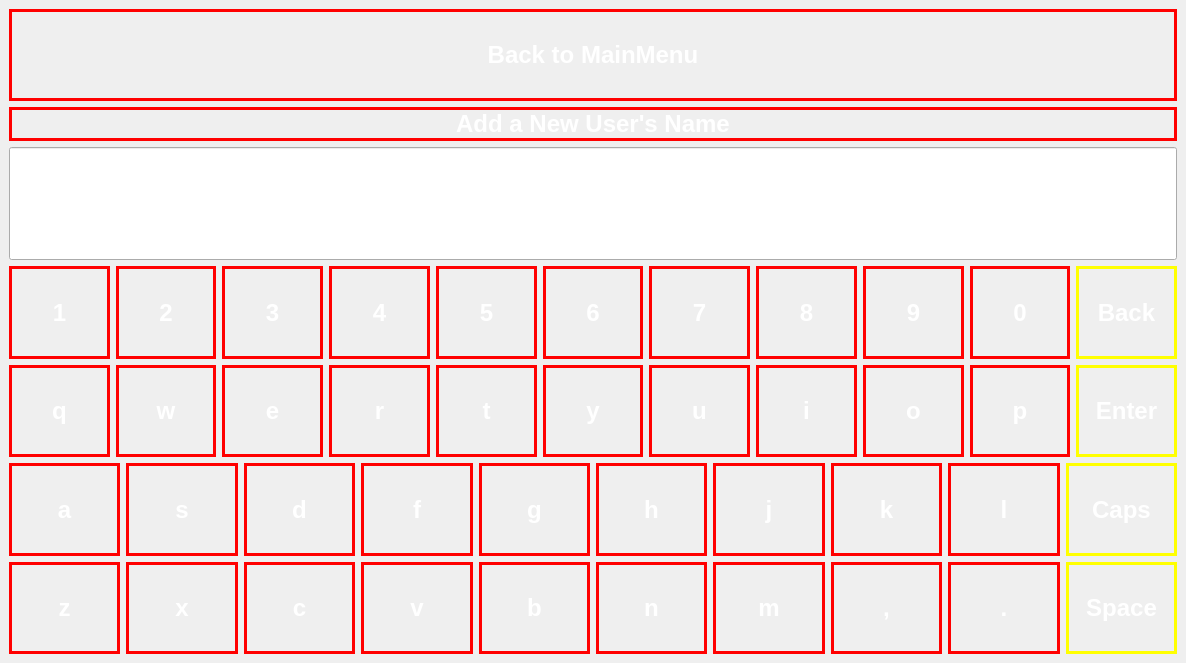
<?xml version="1.0" encoding="UTF-8"?>
<ui version="4.0">
 <class>name_a_new_user</class>
 <widget class="QMainWindow" name="name_a_new_user">
  <property name="geometry">
   <rect>
    <x>0</x>
    <y>0</y>
    <width>1186</width>
    <height>663</height>
   </rect>
  </property>
  <property name="windowTitle">
   <string>name_a_new_user</string>
  </property>
  <property name="styleSheet">
   <string notr="true">background-image: url('/home/phong/Desktop/antitheft/GUI/3/a.jpg');
</string>
  </property>
  <widget class="QWidget" name="centralwidget">
   <layout class="QVBoxLayout" name="verticalLayout" stretch="3,1,3,3,3,3,3">
    <item>
     <widget class="QPushButton" name="backtomainmenu_button">
      <property name="sizePolicy">
       <sizepolicy hsizetype="Preferred" vsizetype="Preferred">
        <horstretch>0</horstretch>
        <verstretch>0</verstretch>
       </sizepolicy>
      </property>
      <property name="font">
       <font>
        <pointsize>18</pointsize>
        <weight>75</weight>
        <bold>true</bold>
       </font>
      </property>
      <property name="styleSheet">
       <string notr="true">color: white;
border: 3px solid red;</string>
      </property>
      <property name="text">
       <string>Back to MainMenu</string>
      </property>
     </widget>
    </item>
    <item>
     <widget class="QLabel" name="label">
      <property name="font">
       <font>
        <pointsize>18</pointsize>
        <weight>75</weight>
        <bold>true</bold>
       </font>
      </property>
      <property name="styleSheet">
       <string notr="true">color: white;
border: 3px solid red;</string>
      </property>
      <property name="text">
       <string>Add a New User's Name</string>
      </property>
      <property name="alignment">
       <set>Qt::AlignCenter</set>
      </property>
     </widget>
    </item>
    <item>
     <widget class="QLineEdit" name="lineEdit">
      <property name="font">
       <font>
        <family>Ubuntu</family>
        <pointsize>70</pointsize>
        <weight>9</weight>
        <italic>false</italic>
        <bold>false</bold>
       </font>
      </property>
      <property name="styleSheet">
       <string notr="true">color: Black;
font: 75 70pt &quot;Ubuntu&quot;;</string>
      </property>
     </widget>
    </item>
    <item>
     <layout class="QHBoxLayout" name="horizontalLayout">
      <item>
       <widget class="QPushButton" name="b1">
        <property name="sizePolicy">
         <sizepolicy hsizetype="Minimum" vsizetype="Preferred">
          <horstretch>0</horstretch>
          <verstretch>0</verstretch>
         </sizepolicy>
        </property>
        <property name="font">
         <font>
          <pointsize>18</pointsize>
          <weight>75</weight>
          <bold>true</bold>
         </font>
        </property>
        <property name="styleSheet">
         <string notr="true">color: white;
border: 3px solid red;</string>
        </property>
        <property name="text">
         <string>1</string>
        </property>
       </widget>
      </item>
      <item>
       <widget class="QPushButton" name="b2">
        <property name="sizePolicy">
         <sizepolicy hsizetype="Minimum" vsizetype="Preferred">
          <horstretch>0</horstretch>
          <verstretch>0</verstretch>
         </sizepolicy>
        </property>
        <property name="font">
         <font>
          <pointsize>18</pointsize>
          <weight>75</weight>
          <bold>true</bold>
         </font>
        </property>
        <property name="styleSheet">
         <string notr="true">color: white;
border: 3px solid red;</string>
        </property>
        <property name="text">
         <string>2</string>
        </property>
       </widget>
      </item>
      <item>
       <widget class="QPushButton" name="b3">
        <property name="sizePolicy">
         <sizepolicy hsizetype="Minimum" vsizetype="Preferred">
          <horstretch>0</horstretch>
          <verstretch>0</verstretch>
         </sizepolicy>
        </property>
        <property name="font">
         <font>
          <pointsize>18</pointsize>
          <weight>75</weight>
          <bold>true</bold>
         </font>
        </property>
        <property name="styleSheet">
         <string notr="true">color: white;
border: 3px solid red;</string>
        </property>
        <property name="text">
         <string>3</string>
        </property>
       </widget>
      </item>
      <item>
       <widget class="QPushButton" name="b4">
        <property name="sizePolicy">
         <sizepolicy hsizetype="Minimum" vsizetype="Preferred">
          <horstretch>0</horstretch>
          <verstretch>0</verstretch>
         </sizepolicy>
        </property>
        <property name="font">
         <font>
          <pointsize>18</pointsize>
          <weight>75</weight>
          <bold>true</bold>
         </font>
        </property>
        <property name="styleSheet">
         <string notr="true">color: white;
border: 3px solid red;</string>
        </property>
        <property name="text">
         <string>4</string>
        </property>
       </widget>
      </item>
      <item>
       <widget class="QPushButton" name="b5">
        <property name="sizePolicy">
         <sizepolicy hsizetype="Minimum" vsizetype="Preferred">
          <horstretch>0</horstretch>
          <verstretch>0</verstretch>
         </sizepolicy>
        </property>
        <property name="font">
         <font>
          <pointsize>18</pointsize>
          <weight>75</weight>
          <bold>true</bold>
         </font>
        </property>
        <property name="styleSheet">
         <string notr="true">color: white;
border: 3px solid red;</string>
        </property>
        <property name="text">
         <string>5</string>
        </property>
       </widget>
      </item>
      <item>
       <widget class="QPushButton" name="b6">
        <property name="sizePolicy">
         <sizepolicy hsizetype="Minimum" vsizetype="Preferred">
          <horstretch>0</horstretch>
          <verstretch>0</verstretch>
         </sizepolicy>
        </property>
        <property name="font">
         <font>
          <pointsize>18</pointsize>
          <weight>75</weight>
          <bold>true</bold>
         </font>
        </property>
        <property name="styleSheet">
         <string notr="true">color: white;
border: 3px solid red;</string>
        </property>
        <property name="text">
         <string>6</string>
        </property>
       </widget>
      </item>
      <item>
       <widget class="QPushButton" name="b7">
        <property name="sizePolicy">
         <sizepolicy hsizetype="Preferred" vsizetype="Preferred">
          <horstretch>0</horstretch>
          <verstretch>0</verstretch>
         </sizepolicy>
        </property>
        <property name="font">
         <font>
          <pointsize>18</pointsize>
          <weight>75</weight>
          <bold>true</bold>
         </font>
        </property>
        <property name="styleSheet">
         <string notr="true">color: white;
border: 3px solid red;</string>
        </property>
        <property name="text">
         <string>7</string>
        </property>
       </widget>
      </item>
      <item>
       <widget class="QPushButton" name="b8">
        <property name="sizePolicy">
         <sizepolicy hsizetype="Minimum" vsizetype="Preferred">
          <horstretch>0</horstretch>
          <verstretch>0</verstretch>
         </sizepolicy>
        </property>
        <property name="font">
         <font>
          <pointsize>18</pointsize>
          <weight>75</weight>
          <bold>true</bold>
         </font>
        </property>
        <property name="styleSheet">
         <string notr="true">color: white;
border: 3px solid red;</string>
        </property>
        <property name="text">
         <string>8</string>
        </property>
       </widget>
      </item>
      <item>
       <widget class="QPushButton" name="b9">
        <property name="sizePolicy">
         <sizepolicy hsizetype="Minimum" vsizetype="Preferred">
          <horstretch>0</horstretch>
          <verstretch>0</verstretch>
         </sizepolicy>
        </property>
        <property name="font">
         <font>
          <pointsize>18</pointsize>
          <weight>75</weight>
          <bold>true</bold>
         </font>
        </property>
        <property name="styleSheet">
         <string notr="true">color: white;
border: 3px solid red;</string>
        </property>
        <property name="text">
         <string>9</string>
        </property>
       </widget>
      </item>
      <item>
       <widget class="QPushButton" name="b0">
        <property name="sizePolicy">
         <sizepolicy hsizetype="Minimum" vsizetype="Preferred">
          <horstretch>0</horstretch>
          <verstretch>0</verstretch>
         </sizepolicy>
        </property>
        <property name="font">
         <font>
          <pointsize>18</pointsize>
          <weight>75</weight>
          <bold>true</bold>
         </font>
        </property>
        <property name="styleSheet">
         <string notr="true">color: white;
border: 3px solid red;</string>
        </property>
        <property name="text">
         <string>0</string>
        </property>
       </widget>
      </item>
      <item>
       <widget class="QPushButton" name="bback">
        <property name="sizePolicy">
         <sizepolicy hsizetype="Minimum" vsizetype="Preferred">
          <horstretch>0</horstretch>
          <verstretch>0</verstretch>
         </sizepolicy>
        </property>
        <property name="font">
         <font>
          <pointsize>18</pointsize>
          <weight>75</weight>
          <bold>true</bold>
         </font>
        </property>
        <property name="styleSheet">
         <string notr="true">color: white;
border: 3px solid yellow;</string>
        </property>
        <property name="text">
         <string>Back</string>
        </property>
       </widget>
      </item>
     </layout>
    </item>
    <item>
     <layout class="QHBoxLayout" name="horizontalLayout_2">
      <item>
       <widget class="QPushButton" name="bq">
        <property name="sizePolicy">
         <sizepolicy hsizetype="Minimum" vsizetype="Preferred">
          <horstretch>0</horstretch>
          <verstretch>0</verstretch>
         </sizepolicy>
        </property>
        <property name="font">
         <font>
          <pointsize>18</pointsize>
          <weight>75</weight>
          <bold>true</bold>
         </font>
        </property>
        <property name="styleSheet">
         <string notr="true">color: white;
border: 3px solid red;</string>
        </property>
        <property name="text">
         <string>q</string>
        </property>
       </widget>
      </item>
      <item>
       <widget class="QPushButton" name="bw">
        <property name="sizePolicy">
         <sizepolicy hsizetype="Minimum" vsizetype="Preferred">
          <horstretch>0</horstretch>
          <verstretch>0</verstretch>
         </sizepolicy>
        </property>
        <property name="font">
         <font>
          <pointsize>18</pointsize>
          <weight>75</weight>
          <bold>true</bold>
         </font>
        </property>
        <property name="styleSheet">
         <string notr="true">color: white;
border: 3px solid red;</string>
        </property>
        <property name="text">
         <string>w</string>
        </property>
       </widget>
      </item>
      <item>
       <widget class="QPushButton" name="be">
        <property name="sizePolicy">
         <sizepolicy hsizetype="Minimum" vsizetype="Preferred">
          <horstretch>0</horstretch>
          <verstretch>0</verstretch>
         </sizepolicy>
        </property>
        <property name="font">
         <font>
          <pointsize>18</pointsize>
          <weight>75</weight>
          <bold>true</bold>
         </font>
        </property>
        <property name="styleSheet">
         <string notr="true">color: white;
border: 3px solid red;</string>
        </property>
        <property name="text">
         <string>e</string>
        </property>
       </widget>
      </item>
      <item>
       <widget class="QPushButton" name="br">
        <property name="sizePolicy">
         <sizepolicy hsizetype="Minimum" vsizetype="Preferred">
          <horstretch>0</horstretch>
          <verstretch>0</verstretch>
         </sizepolicy>
        </property>
        <property name="font">
         <font>
          <pointsize>18</pointsize>
          <weight>75</weight>
          <bold>true</bold>
         </font>
        </property>
        <property name="styleSheet">
         <string notr="true">color: white;
border: 3px solid red;</string>
        </property>
        <property name="text">
         <string>r</string>
        </property>
       </widget>
      </item>
      <item>
       <widget class="QPushButton" name="bt">
        <property name="sizePolicy">
         <sizepolicy hsizetype="Minimum" vsizetype="Preferred">
          <horstretch>0</horstretch>
          <verstretch>0</verstretch>
         </sizepolicy>
        </property>
        <property name="font">
         <font>
          <pointsize>18</pointsize>
          <weight>75</weight>
          <bold>true</bold>
         </font>
        </property>
        <property name="styleSheet">
         <string notr="true">color: white;
border: 3px solid red;</string>
        </property>
        <property name="text">
         <string>t</string>
        </property>
       </widget>
      </item>
      <item>
       <widget class="QPushButton" name="by">
        <property name="sizePolicy">
         <sizepolicy hsizetype="Minimum" vsizetype="Preferred">
          <horstretch>0</horstretch>
          <verstretch>0</verstretch>
         </sizepolicy>
        </property>
        <property name="font">
         <font>
          <pointsize>18</pointsize>
          <weight>75</weight>
          <bold>true</bold>
         </font>
        </property>
        <property name="styleSheet">
         <string notr="true">color: white;
border: 3px solid red;</string>
        </property>
        <property name="text">
         <string>y</string>
        </property>
       </widget>
      </item>
      <item>
       <widget class="QPushButton" name="bu">
        <property name="sizePolicy">
         <sizepolicy hsizetype="Minimum" vsizetype="Preferred">
          <horstretch>0</horstretch>
          <verstretch>0</verstretch>
         </sizepolicy>
        </property>
        <property name="font">
         <font>
          <pointsize>18</pointsize>
          <weight>75</weight>
          <bold>true</bold>
         </font>
        </property>
        <property name="styleSheet">
         <string notr="true">color: white;
border: 3px solid red;</string>
        </property>
        <property name="text">
         <string>u</string>
        </property>
       </widget>
      </item>
      <item>
       <widget class="QPushButton" name="bi">
        <property name="sizePolicy">
         <sizepolicy hsizetype="Minimum" vsizetype="Preferred">
          <horstretch>0</horstretch>
          <verstretch>0</verstretch>
         </sizepolicy>
        </property>
        <property name="font">
         <font>
          <pointsize>18</pointsize>
          <weight>75</weight>
          <bold>true</bold>
         </font>
        </property>
        <property name="styleSheet">
         <string notr="true">color: white;
border: 3px solid red;</string>
        </property>
        <property name="text">
         <string>i</string>
        </property>
       </widget>
      </item>
      <item>
       <widget class="QPushButton" name="bo">
        <property name="sizePolicy">
         <sizepolicy hsizetype="Minimum" vsizetype="Preferred">
          <horstretch>0</horstretch>
          <verstretch>0</verstretch>
         </sizepolicy>
        </property>
        <property name="font">
         <font>
          <pointsize>18</pointsize>
          <weight>75</weight>
          <bold>true</bold>
         </font>
        </property>
        <property name="styleSheet">
         <string notr="true">color: white;
border: 3px solid red;</string>
        </property>
        <property name="text">
         <string>o</string>
        </property>
       </widget>
      </item>
      <item>
       <widget class="QPushButton" name="bp">
        <property name="sizePolicy">
         <sizepolicy hsizetype="Minimum" vsizetype="Preferred">
          <horstretch>0</horstretch>
          <verstretch>0</verstretch>
         </sizepolicy>
        </property>
        <property name="font">
         <font>
          <pointsize>18</pointsize>
          <weight>75</weight>
          <bold>true</bold>
         </font>
        </property>
        <property name="styleSheet">
         <string notr="true">color: white;
border: 3px solid red;</string>
        </property>
        <property name="text">
         <string>p</string>
        </property>
       </widget>
      </item>
      <item>
       <widget class="QPushButton" name="benter">
        <property name="sizePolicy">
         <sizepolicy hsizetype="Minimum" vsizetype="Preferred">
          <horstretch>0</horstretch>
          <verstretch>0</verstretch>
         </sizepolicy>
        </property>
        <property name="font">
         <font>
          <pointsize>18</pointsize>
          <weight>75</weight>
          <bold>true</bold>
         </font>
        </property>
        <property name="styleSheet">
         <string notr="true">color: white;
border: 3px solid yellow;</string>
        </property>
        <property name="text">
         <string>Enter</string>
        </property>
       </widget>
      </item>
     </layout>
    </item>
    <item>
     <layout class="QHBoxLayout" name="horizontalLayout_4">
      <item>
       <widget class="QPushButton" name="ba">
        <property name="sizePolicy">
         <sizepolicy hsizetype="Minimum" vsizetype="Preferred">
          <horstretch>0</horstretch>
          <verstretch>0</verstretch>
         </sizepolicy>
        </property>
        <property name="font">
         <font>
          <pointsize>18</pointsize>
          <weight>75</weight>
          <bold>true</bold>
         </font>
        </property>
        <property name="styleSheet">
         <string notr="true">color: white;
border: 3px solid red;</string>
        </property>
        <property name="text">
         <string>a</string>
        </property>
       </widget>
      </item>
      <item>
       <widget class="QPushButton" name="bs">
        <property name="sizePolicy">
         <sizepolicy hsizetype="Minimum" vsizetype="Preferred">
          <horstretch>0</horstretch>
          <verstretch>0</verstretch>
         </sizepolicy>
        </property>
        <property name="font">
         <font>
          <pointsize>18</pointsize>
          <weight>75</weight>
          <bold>true</bold>
         </font>
        </property>
        <property name="styleSheet">
         <string notr="true">color: white;
border: 3px solid red;</string>
        </property>
        <property name="text">
         <string>s</string>
        </property>
       </widget>
      </item>
      <item>
       <widget class="QPushButton" name="bd">
        <property name="sizePolicy">
         <sizepolicy hsizetype="Minimum" vsizetype="Preferred">
          <horstretch>0</horstretch>
          <verstretch>0</verstretch>
         </sizepolicy>
        </property>
        <property name="font">
         <font>
          <pointsize>18</pointsize>
          <weight>75</weight>
          <bold>true</bold>
         </font>
        </property>
        <property name="styleSheet">
         <string notr="true">color: white;
border: 3px solid red;</string>
        </property>
        <property name="text">
         <string>d</string>
        </property>
       </widget>
      </item>
      <item>
       <widget class="QPushButton" name="bf">
        <property name="sizePolicy">
         <sizepolicy hsizetype="Minimum" vsizetype="Preferred">
          <horstretch>0</horstretch>
          <verstretch>0</verstretch>
         </sizepolicy>
        </property>
        <property name="font">
         <font>
          <pointsize>18</pointsize>
          <weight>75</weight>
          <bold>true</bold>
         </font>
        </property>
        <property name="styleSheet">
         <string notr="true">color: white;
border: 3px solid red;</string>
        </property>
        <property name="text">
         <string>f</string>
        </property>
       </widget>
      </item>
      <item>
       <widget class="QPushButton" name="bg">
        <property name="sizePolicy">
         <sizepolicy hsizetype="Minimum" vsizetype="Preferred">
          <horstretch>0</horstretch>
          <verstretch>0</verstretch>
         </sizepolicy>
        </property>
        <property name="font">
         <font>
          <pointsize>18</pointsize>
          <weight>75</weight>
          <bold>true</bold>
         </font>
        </property>
        <property name="styleSheet">
         <string notr="true">color: white;
border: 3px solid red;</string>
        </property>
        <property name="text">
         <string>g</string>
        </property>
       </widget>
      </item>
      <item>
       <widget class="QPushButton" name="bh">
        <property name="sizePolicy">
         <sizepolicy hsizetype="Minimum" vsizetype="Preferred">
          <horstretch>0</horstretch>
          <verstretch>0</verstretch>
         </sizepolicy>
        </property>
        <property name="font">
         <font>
          <pointsize>18</pointsize>
          <weight>75</weight>
          <bold>true</bold>
         </font>
        </property>
        <property name="styleSheet">
         <string notr="true">color: white;
border: 3px solid red;</string>
        </property>
        <property name="text">
         <string>h</string>
        </property>
       </widget>
      </item>
      <item>
       <widget class="QPushButton" name="bj">
        <property name="sizePolicy">
         <sizepolicy hsizetype="Minimum" vsizetype="Preferred">
          <horstretch>0</horstretch>
          <verstretch>0</verstretch>
         </sizepolicy>
        </property>
        <property name="font">
         <font>
          <pointsize>18</pointsize>
          <weight>75</weight>
          <bold>true</bold>
         </font>
        </property>
        <property name="styleSheet">
         <string notr="true">color: white;
border: 3px solid red;</string>
        </property>
        <property name="text">
         <string>j</string>
        </property>
       </widget>
      </item>
      <item>
       <widget class="QPushButton" name="bk">
        <property name="sizePolicy">
         <sizepolicy hsizetype="Minimum" vsizetype="Preferred">
          <horstretch>0</horstretch>
          <verstretch>0</verstretch>
         </sizepolicy>
        </property>
        <property name="font">
         <font>
          <pointsize>18</pointsize>
          <weight>75</weight>
          <bold>true</bold>
         </font>
        </property>
        <property name="styleSheet">
         <string notr="true">color: white;
border: 3px solid red;</string>
        </property>
        <property name="text">
         <string>k</string>
        </property>
       </widget>
      </item>
      <item>
       <widget class="QPushButton" name="bl">
        <property name="sizePolicy">
         <sizepolicy hsizetype="Minimum" vsizetype="Preferred">
          <horstretch>0</horstretch>
          <verstretch>0</verstretch>
         </sizepolicy>
        </property>
        <property name="font">
         <font>
          <pointsize>18</pointsize>
          <weight>75</weight>
          <bold>true</bold>
         </font>
        </property>
        <property name="styleSheet">
         <string notr="true">color: white;
border: 3px solid red;</string>
        </property>
        <property name="text">
         <string>l</string>
        </property>
       </widget>
      </item>
      <item>
       <widget class="QPushButton" name="bcap">
        <property name="sizePolicy">
         <sizepolicy hsizetype="Minimum" vsizetype="Preferred">
          <horstretch>0</horstretch>
          <verstretch>0</verstretch>
         </sizepolicy>
        </property>
        <property name="font">
         <font>
          <pointsize>18</pointsize>
          <weight>75</weight>
          <bold>true</bold>
         </font>
        </property>
        <property name="styleSheet">
         <string notr="true">color: white;
border: 3px solid yellow;</string>
        </property>
        <property name="text">
         <string>Caps</string>
        </property>
       </widget>
      </item>
     </layout>
    </item>
    <item>
     <layout class="QHBoxLayout" name="horizontalLayout_5">
      <item>
       <widget class="QPushButton" name="bz">
        <property name="sizePolicy">
         <sizepolicy hsizetype="Minimum" vsizetype="Preferred">
          <horstretch>0</horstretch>
          <verstretch>0</verstretch>
         </sizepolicy>
        </property>
        <property name="font">
         <font>
          <pointsize>18</pointsize>
          <weight>75</weight>
          <bold>true</bold>
         </font>
        </property>
        <property name="styleSheet">
         <string notr="true">color: white;
border: 3px solid red;</string>
        </property>
        <property name="text">
         <string>z</string>
        </property>
       </widget>
      </item>
      <item>
       <widget class="QPushButton" name="bx">
        <property name="sizePolicy">
         <sizepolicy hsizetype="Minimum" vsizetype="Preferred">
          <horstretch>0</horstretch>
          <verstretch>0</verstretch>
         </sizepolicy>
        </property>
        <property name="font">
         <font>
          <pointsize>18</pointsize>
          <weight>75</weight>
          <bold>true</bold>
         </font>
        </property>
        <property name="styleSheet">
         <string notr="true">color: white;
border: 3px solid red;</string>
        </property>
        <property name="text">
         <string>x</string>
        </property>
       </widget>
      </item>
      <item>
       <widget class="QPushButton" name="bc">
        <property name="sizePolicy">
         <sizepolicy hsizetype="Minimum" vsizetype="Preferred">
          <horstretch>0</horstretch>
          <verstretch>0</verstretch>
         </sizepolicy>
        </property>
        <property name="font">
         <font>
          <pointsize>18</pointsize>
          <weight>75</weight>
          <bold>true</bold>
         </font>
        </property>
        <property name="styleSheet">
         <string notr="true">color: white;
border: 3px solid red;</string>
        </property>
        <property name="text">
         <string>c</string>
        </property>
       </widget>
      </item>
      <item>
       <widget class="QPushButton" name="bv">
        <property name="sizePolicy">
         <sizepolicy hsizetype="Minimum" vsizetype="Preferred">
          <horstretch>0</horstretch>
          <verstretch>0</verstretch>
         </sizepolicy>
        </property>
        <property name="font">
         <font>
          <pointsize>18</pointsize>
          <weight>75</weight>
          <bold>true</bold>
         </font>
        </property>
        <property name="styleSheet">
         <string notr="true">color: white;
border: 3px solid red;</string>
        </property>
        <property name="text">
         <string>v</string>
        </property>
       </widget>
      </item>
      <item>
       <widget class="QPushButton" name="bb">
        <property name="sizePolicy">
         <sizepolicy hsizetype="Minimum" vsizetype="Preferred">
          <horstretch>0</horstretch>
          <verstretch>0</verstretch>
         </sizepolicy>
        </property>
        <property name="font">
         <font>
          <pointsize>18</pointsize>
          <weight>75</weight>
          <bold>true</bold>
         </font>
        </property>
        <property name="styleSheet">
         <string notr="true">color: white;
border: 3px solid red;</string>
        </property>
        <property name="text">
         <string>b</string>
        </property>
       </widget>
      </item>
      <item>
       <widget class="QPushButton" name="bn">
        <property name="sizePolicy">
         <sizepolicy hsizetype="Minimum" vsizetype="Preferred">
          <horstretch>0</horstretch>
          <verstretch>0</verstretch>
         </sizepolicy>
        </property>
        <property name="font">
         <font>
          <pointsize>18</pointsize>
          <weight>75</weight>
          <bold>true</bold>
         </font>
        </property>
        <property name="styleSheet">
         <string notr="true">color: white;
border: 3px solid red;</string>
        </property>
        <property name="text">
         <string>n</string>
        </property>
       </widget>
      </item>
      <item>
       <widget class="QPushButton" name="bm">
        <property name="sizePolicy">
         <sizepolicy hsizetype="Minimum" vsizetype="Preferred">
          <horstretch>0</horstretch>
          <verstretch>0</verstretch>
         </sizepolicy>
        </property>
        <property name="font">
         <font>
          <pointsize>18</pointsize>
          <weight>75</weight>
          <bold>true</bold>
         </font>
        </property>
        <property name="styleSheet">
         <string notr="true">color: white;
border: 3px solid red;</string>
        </property>
        <property name="text">
         <string>m</string>
        </property>
       </widget>
      </item>
      <item>
       <widget class="QPushButton" name="bcomma">
        <property name="sizePolicy">
         <sizepolicy hsizetype="Minimum" vsizetype="Preferred">
          <horstretch>0</horstretch>
          <verstretch>0</verstretch>
         </sizepolicy>
        </property>
        <property name="font">
         <font>
          <pointsize>18</pointsize>
          <weight>75</weight>
          <bold>true</bold>
         </font>
        </property>
        <property name="styleSheet">
         <string notr="true">color: white;
border: 3px solid red;</string>
        </property>
        <property name="text">
         <string>,</string>
        </property>
       </widget>
      </item>
      <item>
       <widget class="QPushButton" name="bdot">
        <property name="sizePolicy">
         <sizepolicy hsizetype="Minimum" vsizetype="Preferred">
          <horstretch>0</horstretch>
          <verstretch>0</verstretch>
         </sizepolicy>
        </property>
        <property name="font">
         <font>
          <pointsize>18</pointsize>
          <weight>75</weight>
          <bold>true</bold>
         </font>
        </property>
        <property name="styleSheet">
         <string notr="true">color: white;
border: 3px solid red;</string>
        </property>
        <property name="text">
         <string>.</string>
        </property>
       </widget>
      </item>
      <item>
       <widget class="QPushButton" name="bspace">
        <property name="sizePolicy">
         <sizepolicy hsizetype="Minimum" vsizetype="Preferred">
          <horstretch>0</horstretch>
          <verstretch>0</verstretch>
         </sizepolicy>
        </property>
        <property name="font">
         <font>
          <pointsize>18</pointsize>
          <weight>75</weight>
          <bold>true</bold>
         </font>
        </property>
        <property name="styleSheet">
         <string notr="true">color: white;
border: 3px solid yellow;</string>
        </property>
        <property name="text">
         <string>Space</string>
        </property>
       </widget>
      </item>
     </layout>
    </item>
   </layout>
  </widget>
 </widget>
 <resources/>
 <connections/>
</ui>
